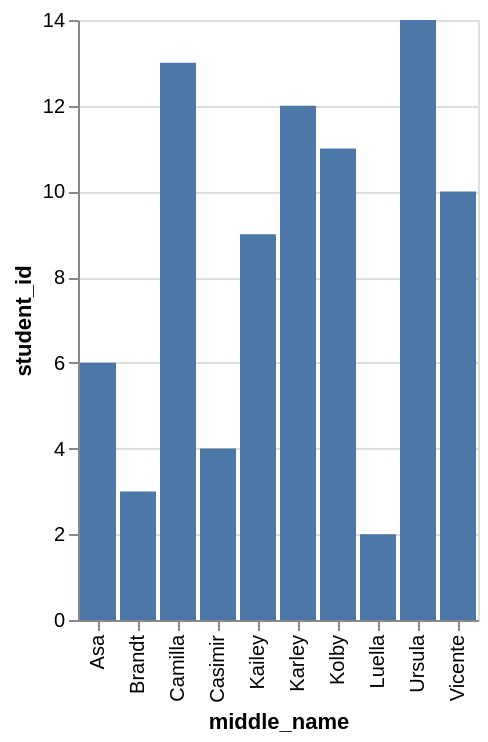

Vega-Lite specification for this chart:
### Vega-Lite specification from a JSON file in a GitHub repository (floating-point values rounded to 4 significant figures)
{"data": {"values": [{"x_data": "Luella", "y_data": 2}, {"x_data": "Brandt", "y_data": 3}, {"x_data": "Casimir", "y_data": 4}, {"x_data": "Asa", "y_data": 6}, {"x_data": "Kailey", "y_data": 9}, {"x_data": "Vicente", "y_data": 10}, {"x_data": "Kolby", "y_data": 11}, {"x_data": "Karley", "y_data": 12}, {"x_data": "Camilla", "y_data": 13}, {"x_data": "Ursula", "y_data": 14}]}, "mark": "bar", "encoding": {"x": {"field": "x_data", "type": "nominal", "title": "middle_name", "sort": "ascending"}, "y": {"field": "y_data", "type": "quantitative", "title": "student_id"}}}
